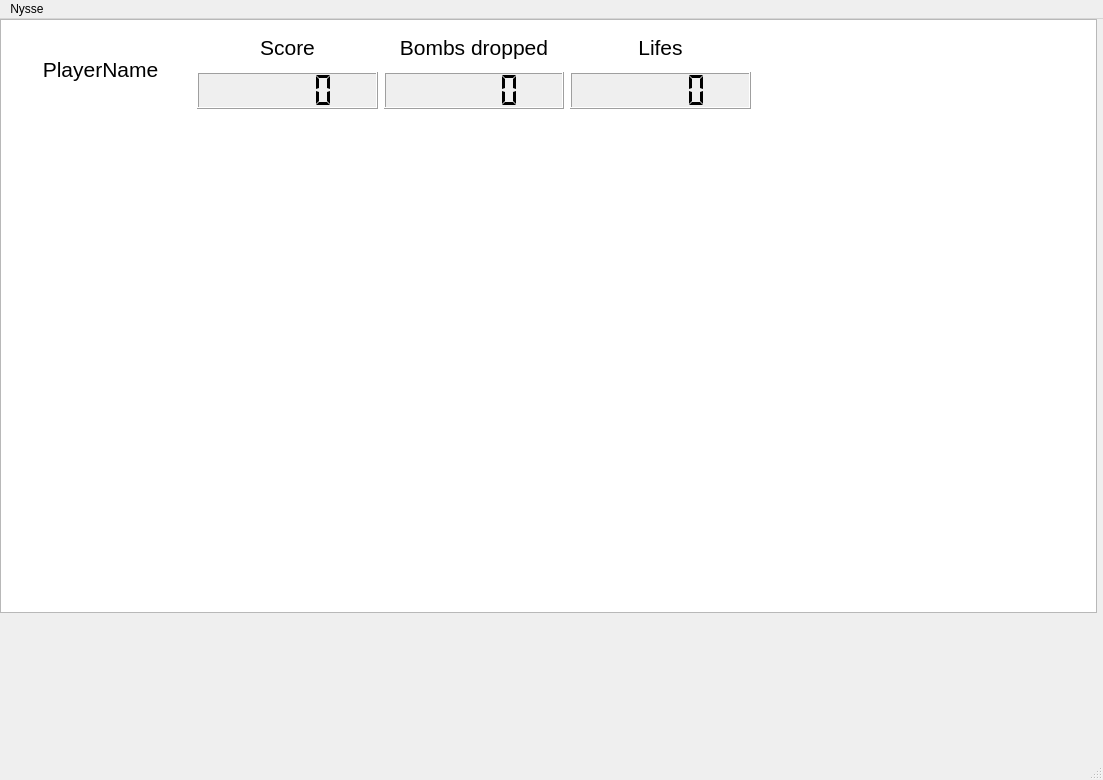
<?xml version="1.0" encoding="UTF-8"?>
<ui version="4.0">
 <class>BetterMainWindow</class>
 <widget class="QMainWindow" name="BetterMainWindow">
  <property name="geometry">
   <rect>
    <x>0</x>
    <y>0</y>
    <width>1103</width>
    <height>780</height>
   </rect>
  </property>
  <property name="windowTitle">
   <string>MainWindow</string>
  </property>
  <widget class="QWidget" name="centralwidget">
   <widget class="QGraphicsView" name="gameView">
    <property name="geometry">
     <rect>
      <x>0</x>
      <y>0</y>
      <width>1097</width>
      <height>594</height>
     </rect>
    </property>
    <property name="sizePolicy">
     <sizepolicy hsizetype="MinimumExpanding" vsizetype="MinimumExpanding">
      <horstretch>0</horstretch>
      <verstretch>0</verstretch>
     </sizepolicy>
    </property>
   </widget>
   <widget class="QWidget" name="gridLayoutWidget">
    <property name="geometry">
     <rect>
      <x>10</x>
      <y>10</y>
      <width>741</width>
      <height>80</height>
     </rect>
    </property>
    <layout class="QGridLayout" name="gridLayout">
     <item row="0" column="2">
      <widget class="QLabel" name="label">
       <property name="font">
        <font>
         <pointsize>16</pointsize>
        </font>
       </property>
       <property name="text">
        <string>Bombs dropped</string>
       </property>
       <property name="alignment">
        <set>Qt::AlignCenter</set>
       </property>
      </widget>
     </item>
     <item row="0" column="3">
      <widget class="QLabel" name="label_lifes">
       <property name="font">
        <font>
         <pointsize>16</pointsize>
        </font>
       </property>
       <property name="text">
        <string>Lifes</string>
       </property>
       <property name="alignment">
        <set>Qt::AlignCenter</set>
       </property>
      </widget>
     </item>
     <item row="0" column="0" rowspan="2">
      <widget class="QLabel" name="label_player_name">
       <property name="font">
        <font>
         <pointsize>16</pointsize>
        </font>
       </property>
       <property name="text">
        <string>PlayerName</string>
       </property>
       <property name="scaledContents">
        <bool>true</bool>
       </property>
       <property name="alignment">
        <set>Qt::AlignCenter</set>
       </property>
      </widget>
     </item>
     <item row="1" column="1">
      <widget class="QLCDNumber" name="lcdNumber_score_display">
       <property name="autoFillBackground">
        <bool>true</bool>
       </property>
       <property name="segmentStyle">
        <enum>QLCDNumber::Flat</enum>
       </property>
      </widget>
     </item>
     <item row="0" column="1">
      <widget class="QLabel" name="label_score">
       <property name="font">
        <font>
         <pointsize>16</pointsize>
        </font>
       </property>
       <property name="frameShadow">
        <enum>QFrame::Sunken</enum>
       </property>
       <property name="text">
        <string>Score</string>
       </property>
       <property name="alignment">
        <set>Qt::AlignCenter</set>
       </property>
      </widget>
     </item>
     <item row="1" column="2">
      <widget class="QLCDNumber" name="lcdNumber_bombs_dropped">
       <property name="autoFillBackground">
        <bool>true</bool>
       </property>
       <property name="segmentStyle">
        <enum>QLCDNumber::Flat</enum>
       </property>
      </widget>
     </item>
     <item row="1" column="3">
      <widget class="QLCDNumber" name="lcdNumber_lifes">
       <property name="autoFillBackground">
        <bool>true</bool>
       </property>
       <property name="segmentStyle">
        <enum>QLCDNumber::Flat</enum>
       </property>
      </widget>
     </item>
    </layout>
   </widget>
  </widget>
  <widget class="QMenuBar" name="menubar">
   <property name="geometry">
    <rect>
     <x>0</x>
     <y>0</y>
     <width>1103</width>
     <height>20</height>
    </rect>
   </property>
   <widget class="QMenu" name="menuNysse">
    <property name="title">
     <string>Nysse</string>
    </property>
   </widget>
   <addaction name="menuNysse"/>
  </widget>
  <widget class="QStatusBar" name="statusbar"/>
 </widget>
 <resources/>
 <connections/>
</ui>
